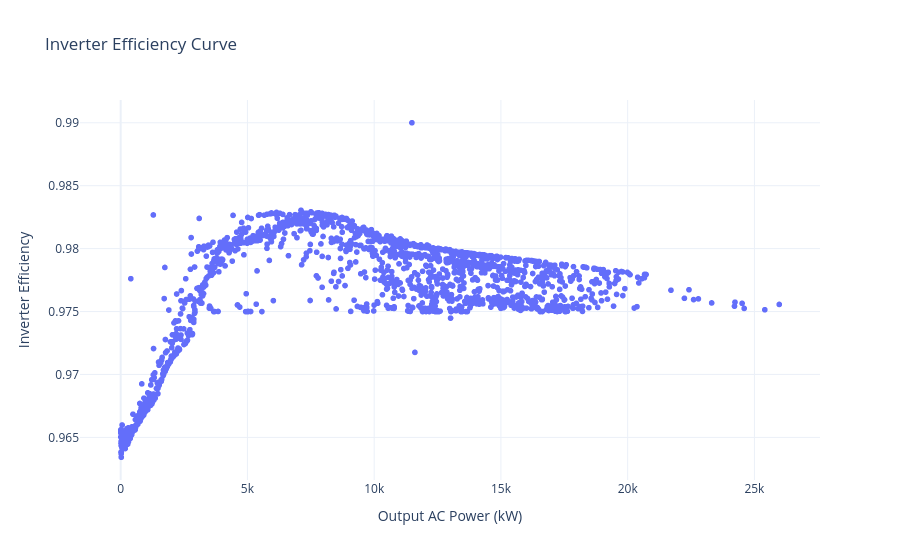

The code cell stored with this chart in its notebook:
### Code cell
active_inverter = solar_data[(solar_data['ACTUAL_DC_POWER(kW)'] > 0) & (solar_data['INVERTER_EFFICIENCY'] > 0)]

fig_inv = px.scatter(
    active_inverter, 
    x='ACTUAL_AC_POWER(kW)', 
    y='INVERTER_EFFICIENCY', 
    title='Inverter Efficiency Curve',
    labels={'ACTUAL_AC_POWER(kW)': 'Output AC Power (kW)', 'INVERTER_EFFICIENCY': 'Inverter Efficiency'},
    template='plotly_white'
)
fig_inv.show()

### Figure 1 — Plotly figure (JSON) as saved in the notebook; plotly's stock layout.template omitted (floating-point values rounded to 4 significant figures; data arrays with more than 128 entries replaced by an {"elided": "..."} marker saying what was removed)
{"data": [{"hovertemplate": "Output AC Power (kW)=%{x}<br>Inverter Efficiency=%{y}<extra></extra>", "legendgroup": "", "marker": {"color": "#636efa", "symbol": "circle"}, "mode": "markers", "name": "", "showlegend": false, "type": "scattergl", "x": {"elided": "1722 float values"}, "xaxis": "x", "y": {"elided": "1722 float values"}, "yaxis": "y"}], "layout": {"legend": {"tracegroupgap": 0}, "title": {"text": "Inverter Efficiency Curve"}, "xaxis": {"anchor": "y", "domain": [0, 1], "title": {"text": "Output AC Power (kW)"}}, "yaxis": {"anchor": "x", "domain": [0, 1], "title": {"text": "Inverter Efficiency"}}}}
